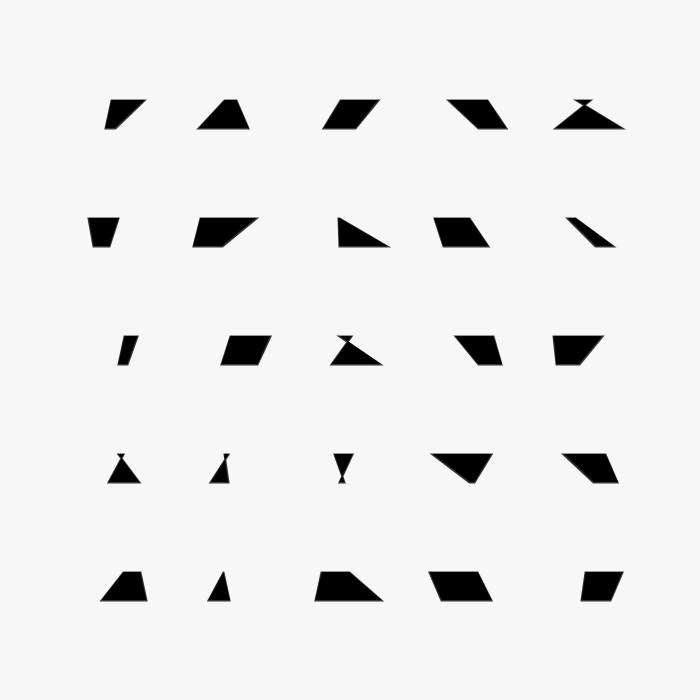
Frame 1 (no input)
Frame 60 (the mouse pressed at the canvas centre just before this capture): identical to frame 1, image omitted
Frame 120 (the mouse held since frame 60 and released just before this capture): identical to frame 1, image omitted

The Processing sketch that drew this single still picture (run headless with seeded random() and noise(); from frame 60 on, the mouse is pressed at the canvas centre):

// Processing sketch: processing_152401
// ── processing_152401.pde

/*
Original 144 Trapezes von Vera Molnar 
http://dam.org/artists/phase-one/vera-molnar/artworks-bodies-of-work/144-trap-zes
*/
float margin = 100;
float padding = 90;
int rows = 5;
int columns = 5;

float randomnessX = 25;

int randomSeedNum = 0;

void setup ()
{
  size (700, 700);
  smooth();
  
}

void draw ()
{
  background (247);
  
  randomSeed (randomSeedNum);
  
  float xSteps = ( width - 2*margin - (columns-1)*padding ) / columns;
  float ySteps = ( height - 2*margin - (rows-1)*padding ) / rows;
  
  float x = margin;
  float y = margin;
  
  fill(0);
  stroke (0, 200);
  strokeWeight (2);
  
  while (y <= height-margin)
  {
    x = margin;
    
    while (x <= width-margin)
    {
      quad (
      x            + random (-randomnessX, randomnessX),   y,
      x + xSteps   + random (-randomnessX, randomnessX),   y,
      x + xSteps   + random (-randomnessX, randomnessX),   y + ySteps,
      x            + random (-randomnessX, randomnessX),   y + ySteps
      );
      
      x = x + xSteps + padding;
    }
    y = y + ySteps + padding;
  }
}

void keyPressed ()
{
  if (key == '+')
  {
    randomSeedNum = randomSeedNum + 3;
  }
  
  if (key == '-')
  {
    randomSeedNum = randomSeedNum - 3;
  }
  
  if (key == 'm')
  {
    randomnessX = randomnessX+3;
  }
  
  if (key == 'n')
  {
    randomnessX = randomnessX-3;
    
    if (randomnessX < 0) 
    {
      randomnessX = 0;
    }
  }
  
  if (key == 'w')
  {
    margin = margin + 4;
  }
  
  if (key == 's')
  {
    margin = margin - 4;
  }
  
  if (key == 'a')
  {
    padding = padding + 4;
  }
  
  if (key == 'd')
  {
    padding = padding - 3;
  }
  
  if (key == 'p')
  {
    rows = rows +1;
  }
  
  if (key == 'o')
  {
    rows = rows -1;
    
    if (rows < 1)
    {
      rows = 1;
    }
  }
  
   if (key == 'i')
  {
    columns = columns +1;
  }
  
  if (key == 'u')
  {
    columns = columns -1;
    
     if (columns < 1)
    {
      columns = 1;
    }
  }
}
